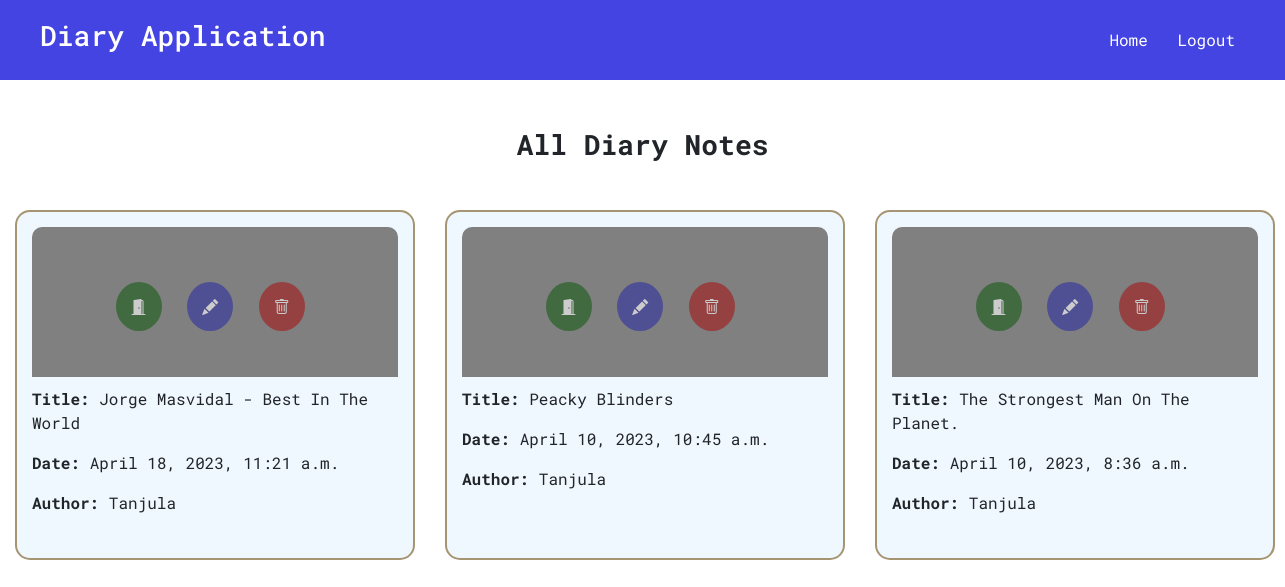
Screenshot of /all (signed in) with the database file from the repository.
### class_based_app/models.py (models this page shows, shortened)
class Diary(models.Model):
    title = models.CharField(max_length=200, unique=True)
    date_time = models.DateTimeField(auto_now=True)
    content = RichTextField(blank=True, null=True)
    image_url = models.CharField(max_length=500, blank=True, null=True)
    user = models.ForeignKey(User, on_delete=models.CASCADE)
    class Meta:
        verbose_name = "Diary"

### class_based_app/views.py (the view)
# urls.py: path("all", login_required(views.NoteListView.as_view(), login_url="/"), name="all")
class NoteListView(ListView):
    model = Diary
    template_name = "diary_app/all.html"
    context_object_name = "notes"
    def get_queryset(self):
        result = super(NoteListView, self).get_queryset()
        current_user = self.request.user
        result = Diary.objects.filter(user=current_user).all().order_by("-date_time")
        return result

### class_based_app/templates/diary_app/all.html (shortened to what this page needs)
{% extends "base.html" %}
{% load static %}
{% block css_styles %}
    <link rel="stylesheet" href="{% static 'diary_app/css/all.css' %}">
{% endblock css_styles %}
{% block content %}
    <h3 class="text-center fw-bold mt-5 mb-5">All Diary Notes</h3>
    <div class="mt-4 mb-5 outer-div">
        {% for note in notes %}
            <div class="diary-div">
                <p><strong>Title:</strong> {{ note.title }}</p>
                <p><strong>Date:</strong> {{ note.date_time }}</p>
                <p><strong>Author:</strong> {{ note.user.username }}</p>
                <h6 class="hold-link">
                    <a class="check-link" href="{% url 'detail' pk=note.id %}"><i class="bi bi-door-open-fill"></i></a>
                    <a class="update-link" href="{% url 'update' pk=note.id %}"><i class="bi bi-pencil-fill"></i></a>
                    <a class="delete-link" href="{% url 'delete' pk=note.id %}"><i class="bi bi-trash"></i></a>
                </h6>
            </div>
        {% endfor %}
    </div>
{% endblock content %}

### static/css/base.css (style rules this page uses)
body { font-family: 'Roboto Mono', monospace; }

### class_based_app/static/diary_app/css/all.css (style rules this page uses)
.outer-div { display: grid; grid-template-columns: auto auto auto; text-align: center; }
.diary-div { display: inline-block; box-sizing: border-box; padding: 15px; margin: 0 15px 50px; width: 400px; height: 350px; background-color: aliceblue; border-radius: 15px; border: 2px solid rgba(121, 88, 26, 0.616); text-align: left; position: relative; }
.hold-link { width: 90%; text-align: center; position: absolute; top: 70px; opacity: 0.6; }
.update-link, .delete-link, .check-link { color: white; border-radius: 50%; display: inline-block; padding: 15px; text-align: center; text-decoration: none; margin: 0 8px; }
.update-link { background-color: rgb(47, 47, 160); }
.delete-link { background-color: rgb(163, 24, 24); }
.check-link { background-color: rgb(24, 92, 24); }

### rows the page displays
Diary: title "Jorge Masvidal - Best In The World", date_time "April 18, 2023, 11:21 a.m.", user.username "Tanjula"
Diary: title "Peacky Blinders", date_time "April 10, 2023, 10:45 a.m.", user.username "Tanjula"
Diary: title "The Strongest Man On The Planet.", date_time "April 10, 2023, 8:36 a.m.", user.username "Tanjula"
